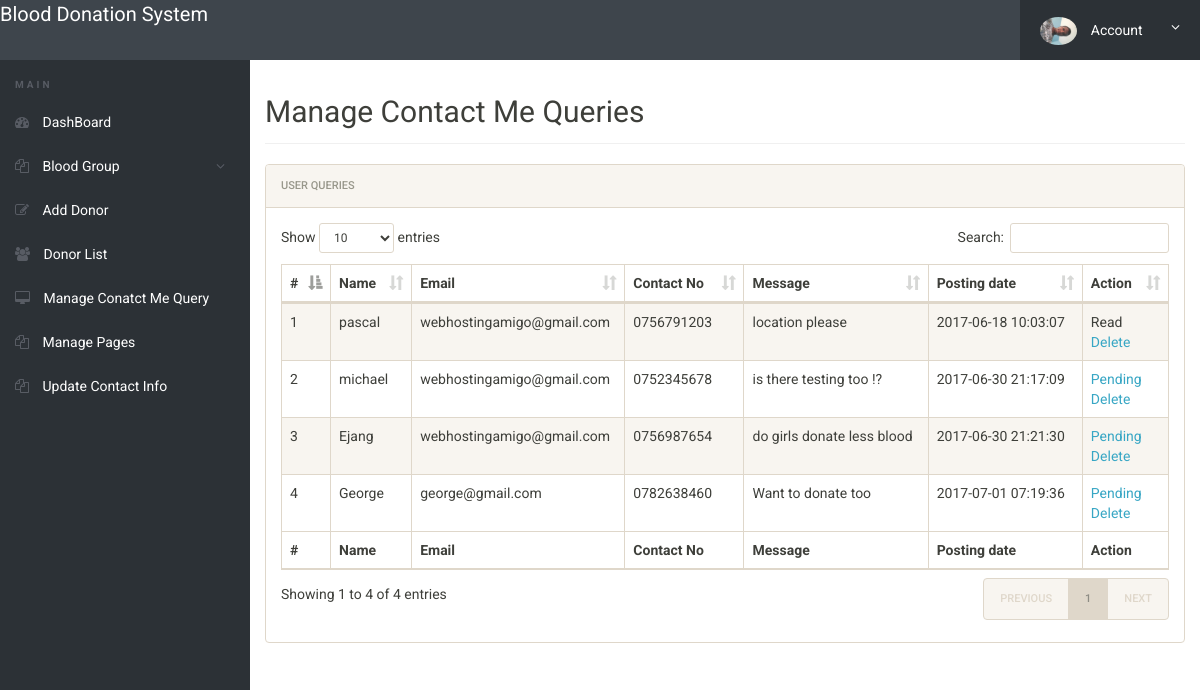
/admin/manage-conactusquery.php (signed in), run on the app's committed database.
### tables this page shows
CREATE TABLE `tblcontactusquery` (
  `id` int(11) NOT NULL,
  `name` varchar(100) DEFAULT NULL,
  `EmailId` varchar(120) DEFAULT NULL,
  `ContactNumber` char(11) DEFAULT NULL,
  `Message` longtext,
  `PostingDate` timestamp NOT NULL DEFAULT CURRENT_TIMESTAMP,
  `status` int(11) DEFAULT NULL
);

### admin/manage-conactusquery.php (the view, shortened to what this page needs)
<?php
include('includes/config.php');
if(strlen($_SESSION['alogin'])==0)
	{
header('location:index.php');
}
else{
 ?>
<!doctype html>
<html lang="en" class="no-js">
<head>
	<link rel="stylesheet" href="css/font-awesome.min.css">
	<link rel="stylesheet" href="css/bootstrap.min.css">
	<link rel="stylesheet" href="css/dataTables.bootstrap.min.css">
	<link rel="stylesheet" href="css/bootstrap-social.css">
	<link rel="stylesheet" href="css/bootstrap-select.css">
	<link rel="stylesheet" href="css/fileinput.min.css">
	<link rel="stylesheet" href="css/awesome-bootstrap-checkbox.css">
	<link rel="stylesheet" href="css/style.css">
</head>
<body>
	<?php include('includes/header.php');?>
	<div class="ts-main-content">
		<?php include('includes/leftbar.php');?>
		<div class="content-wrapper">
			<div class="container-fluid">
				<div class="row">
					<div class="col-md-12">
						<h2 class="page-title">Manage Contact Me Queries</h2>
						<div class="panel panel-default">
							<div class="panel-heading">User queries</div>
							<div class="panel-body">
								<table id="zctb" class="display table table-striped table-bordered table-hover" cellspacing="0" width="100%">
									<thead>
										<tr>
										<th>#</th>
											<th>Name</th>
											<th>Email</th>
											<th>Contact No</th>
											<th>Message</th>
											<th>Posting date</th>
											<th>Action</th>
										</tr>
									</thead>
									<tfoot>
										<tr>
										<th>#</th>
											<th>Name</th>
											<th>Email</th>
											<th>Contact No</th>
											<th>Message</th>
											<th>Posting date</th>
											<th>Action</th>
										</tr>
									</tfoot>
									<tbody>
									<?php $sql = "SELECT * from  tblcontactusquery ";
$query = $dbh -> prepare($sql);
$query->execute();
$results=$query->fetchAll(PDO::FETCH_OBJ);
$cnt=1;
if($query->rowCount() > 0)
{
foreach($results as $result)
{				?>
										<tr>
											<td><?php echo htmlentities($cnt);?></td>
											<td><?php echo htmlentities($result->name);?></td>
											<td><?php echo htmlentities($result->EmailId);?></td>
											<td><?php echo htmlentities($result->ContactNumber);?></td>
											<td><?php echo htmlentities($result->Message);?></td>
											<td><?php echo htmlentities($result->PostingDate);?></td>
																<?php if($result->status==1)
{
	?><td>Read<br />
		<a href="manage-conactusquery.php?del=<?php echo htmlentities($result->id);?>" onclick="return confirm('Do you want to read')" >Delete</a></td>
<?php } else {?>
<td><a href="manage-conactusquery.php?eid=<?php echo htmlentities($result->id);?>" onclick="return confirm('Do you want to read')" >Pending</a><br />
	<a href="manage-conactusquery.php?eid=<?php echo htmlentities($result->id);?>" onclick="return confirm('Do you want to read')" >Delete</a>
</td>
<?php } ?>
										</tr>
										<?php $cnt=$cnt+1; }} ?>
									</tbody>
								</table>
							</div>
						</div>
					</div>
				</div>
			</div>
		</div>
	</div>
</body>
</html>
<?php } ?>

### admin/css/style.css (style rules this page uses)
html { font-size: 14px; }
@media only screen and (min-width: 480px) { html { font-size: 17px; } }
@media only screen and (min-width: 768px) { html { font-size: 14px; } }
body { font-size: 1em; }
a { color: #37a6c4; }
.panel { overflow: hidden; }
.page-title { padding-bottom: 15px; margin-bottom: 20px; border-bottom: 1px solid #f0f0f0; }
.ts-main-content .content-wrapper { padding-top: 15px; margin-top: 60px; }
@media only screen and (min-width: 992px) { .ts-main-content .content-wrapper { margin-left: 250px; } }

### data on the page
tblcontactusquery: name "pascal", EmailId "webhostingamigo@gmail.com", ContactNumber "0756791203", Message "location please", PostingDate "2017-06-18 10:03:07"
tblcontactusquery: name "michael", EmailId "webhostingamigo@gmail.com", ContactNumber "0752345678", Message "is there testing too !?", PostingDate "2017-06-30 21:17:09"
tblcontactusquery: name "Ejang", EmailId "webhostingamigo@gmail.com", ContactNumber "0756987654", Message "do girls donate less blood", PostingDate "2017-06-30 21:21:30"
tblcontactusquery: name "George", EmailId "george@gmail.com", ContactNumber "0782638460", Message "Want to donate too", PostingDate "2017-07-01 07:19:36"
